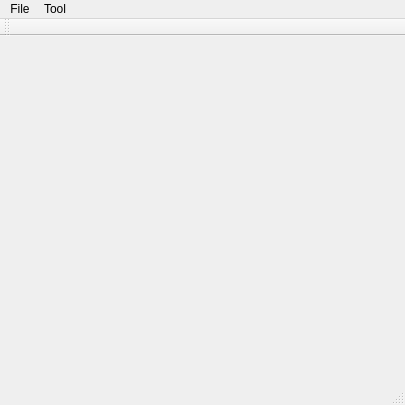
<?xml version="1.0" encoding="UTF-8"?>
<ui version="4.0">
 <class>MainWindowClass</class>
 <widget class="QMainWindow" name="MainWindowClass">
  <property name="geometry">
   <rect>
    <x>0</x>
    <y>0</y>
    <width>405</width>
    <height>405</height>
   </rect>
  </property>
  <property name="windowTitle">
   <string>MainWindow</string>
  </property>
  <widget class="QWidget" name="centralWidget"/>
  <widget class="QMenuBar" name="menuBar">
   <property name="geometry">
    <rect>
     <x>0</x>
     <y>0</y>
     <width>405</width>
     <height>21</height>
    </rect>
   </property>
   <widget class="QMenu" name="menuFile">
    <property name="title">
     <string>File</string>
    </property>
    <addaction name="actionExit"/>
   </widget>
   <widget class="QMenu" name="menuTool">
    <property name="title">
     <string>Tool</string>
    </property>
    <addaction name="actionGenerateSamples"/>
    <addaction name="separator"/>
    <addaction name="actionBaseline"/>
    <addaction name="actionLinearRegression"/>
    <addaction name="actionNearestNeighbor"/>
    <addaction name="actionLocalRegression"/>
    <addaction name="actionClusteredLR"/>
    <addaction name="actionMCMC"/>
    <addaction name="separator"/>
    <addaction name="actionFindLinearity"/>
   </widget>
   <addaction name="menuFile"/>
   <addaction name="menuTool"/>
  </widget>
  <widget class="QToolBar" name="mainToolBar">
   <attribute name="toolBarArea">
    <enum>TopToolBarArea</enum>
   </attribute>
   <attribute name="toolBarBreak">
    <bool>false</bool>
   </attribute>
  </widget>
  <widget class="QStatusBar" name="statusBar"/>
  <action name="actionExit">
   <property name="text">
    <string>Exit</string>
   </property>
  </action>
  <action name="actionGenerateSamples">
   <property name="text">
    <string>Generate Samples</string>
   </property>
  </action>
  <action name="actionLinearRegression">
   <property name="text">
    <string>Linear Regression</string>
   </property>
  </action>
  <action name="actionGenerateSampleFiles">
   <property name="text">
    <string>Generate Sample Files</string>
   </property>
  </action>
  <action name="actionNearestNeighbor">
   <property name="text">
    <string>Nearest Neighbor</string>
   </property>
  </action>
  <action name="actionLocalRegression">
   <property name="text">
    <string>Local Regression</string>
   </property>
  </action>
  <action name="actionBaseline">
   <property name="text">
    <string>Baseline</string>
   </property>
  </action>
  <action name="actionMCMC">
   <property name="text">
    <string>MCMC</string>
   </property>
  </action>
  <action name="actionFindLinearity">
   <property name="text">
    <string>Find Linearity</string>
   </property>
  </action>
  <action name="actionClusteredLR">
   <property name="text">
    <string>Clustered LR</string>
   </property>
  </action>
 </widget>
 <layoutdefault spacing="6" margin="11"/>
 <resources>
  <include location="MainWindow.qrc"/>
 </resources>
 <connections/>
</ui>
